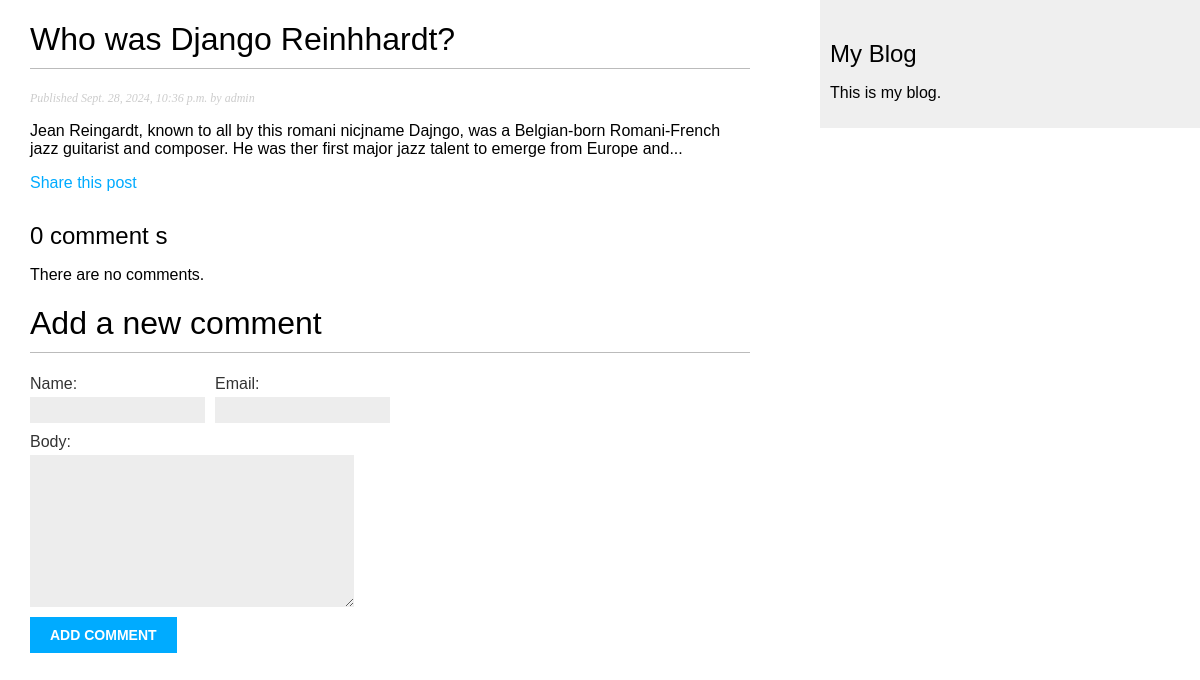
The app's page /blog/2024/9/28/who-was-django-reinhhardt/ with its own data.
### blog/models.py (models this page shows, shortened)
class Post(models.Model):
    class Status(models.TextChoices):
        DRAFT = 'DF', 'Draft'
        PUBLISHED = 'PB', 'Published'
    title = models.CharField(max_length=250)
    slug = models.SlugField(max_length=250,
                            unique_for_date='publish')
    author = models.ForeignKey(
        settings.AUTH_USER_MODEL,
        on_delete=models.CASCADE,
        related_name='blog_posts'
    )
    body = models.TextField()
    publish = models.DateTimeField(default=timezone.now)
    created = models.DateTimeField(auto_now_add=True)
    updated = models.DateTimeField(auto_now=True)
    status = models.CharField(
        max_length=2,
        choices=Status,
        default=Status.DRAFT
    )
    objects = models.Manager()
    published = PublishedManager()
    class Meta:
        ordering = ['-publish']
        indexes = [
            models.Index(fields=['-publish']),
        ]

### blog/views.py (the view)
# urls.py: path('<int:year>/<int:month>/<int:day>/<slug:post>/', views.post_detail, name='post_detail'),
def post_detail(request, year, month, day, post):
    post = get_object_or_404(
        Post,
        status=Post.Status.PUBLISHED,
        slug=post,
        publish__year=year,
        publish__month=month,
        publish__day=day
    )
    comments = post.comments.filter(active=True)
    form = CommentForm()
    return render(
        request,
        'blog/post/detail.html',
        {'post': post,
         'comments': comments,
         'form': form
         }
    )

### blog/forms.py
class CommentForm(forms.ModelForm):
    class Meta:
        model = Comment
        fields = ['name', 'email', 'body']

### blog/templates/blog/post/detail.html (shortened to what this page needs)
{% extends "blog/base.html" %}
{% block content %}
<h1>{{ post.title }}</h1>
<p class="date">
    Published {{ post.publish }} by {{ post.author }}
</p>
{{ post.body|linebreaks }}
<p>
    <a href="{% url 'blog:post_share' post.id %}">
        Share this post
    </a>
</p>
{% with comments.count as total_comments %}
<h2>
    {{ total_comments }} comment {{ total_comments|pluralize }}
</h2>
{% endwith %}
{% for comment in comments %}
<div class="comment">
    <p class="info">
        Comment {{ forloop.counter }}by {{ comment.name }} {{ comment.created }}
    </p>
    {{ comment.body|linebreaks }}
</div>
{% empty %}
<p>There are no comments.</p>
{% endfor %}
{% include "blog/post/includes/comment_form.html" %}
{% endblock %}

### blog/static/css/blog.css (style rules this page uses)
body { margin:0; padding:0; font-family:helvetica, sans-serif; }
a { color:#00abff; text-decoration:none; }
h1 { font-weight:normal; border-bottom:1px solid #bbb; padding:0 0 10px 0; }
h2 { font-weight:normal; margin:30px 0 0; }
p.date { color:#ccc; font-family: georgia, serif; font-size: 12px; font-style: italic; }
label { float:left; clear:both; color:#333; margin-bottom:4px; }
input, textarea { clear:both; float:left; margin:0 0 10px; background:#ededed; border:0; padding:6px 10px; font-size:12px; }

### records on screen
Post: title "Who was Django Reinhhardt?", publish "Sept. 28, 2024, 10:36 p.m.", author "admin", body "Jean Reingardt, known to all by this romani nicjname Dajngo, was a Belgian-born Romani-French jazz guitarist and composer. He was ther first major jazz talent to emerge from Europe and..."

### other values on screen
{{ total_comments }} "0"
